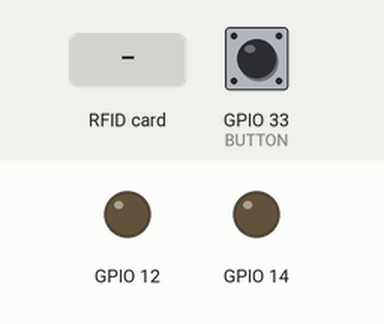
Recording of a sketch running on a simulated ESP32. Shown: output pins drawn as LEDs (lit = HIGH). The inputs (shaded band) are chosen by the test bench; at power-on: GPIO 33 (BUTTON) HIGH. WiFi joins after 1.5 s; servers stay silent unless stated; what the sketch prints to the serial monitor is not drawn.

Above: at 2.7 s.
2.8 s: RFID card 2C 37 B2 6E held to the reader
At 3.4 s:
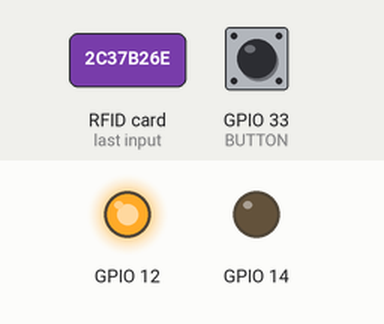
4.3 s: RFID card 83 12 DA 08 held to the reader
7.3 s: GPIO 33 (BUTTON) pulled LOW for 1 s
At 8.5 s:
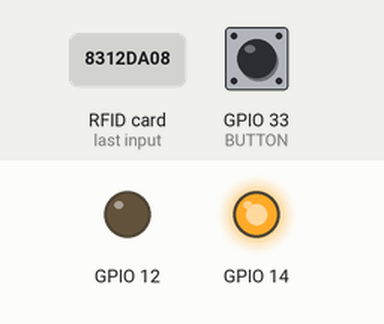
9.8 s: RFID card 41 77 8A 09 held to the reader
12.8 s: GPIO 33 (BUTTON) pulled LOW for 0.15 s
At 13.9 s:
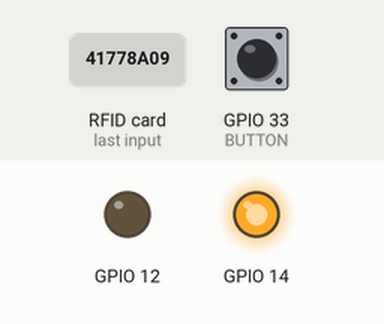
Timing chart, 0 to 15.4 s (numbered marks = the images above; inputs shaded):
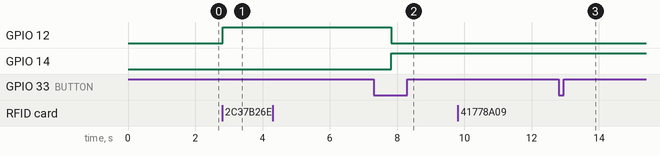

The sketch:

AutomaticBillingSystem.ino
```cpp
#include <WiFi.h>
#include <WebServer.h>
#include <SPI.h>
#include <MFRC522.h>

const char* ssid = "SSID";
const char* password = "PASSWORD*";

WebServer server(80);

#define SS_PIN 21
#define RST_PIN 22
MFRC522 mfrc522(SS_PIN, RST_PIN);

int BUTTON = 33;
int buttonState;

String RFID[3] = {" "," "," "};
String item[3] = {" "," "," "};
int qty[3] = {0,0,0};
int price[3] = {0,0,0};
int cost[3] = {0,0,0};
int j = 0;
String paymentPage = "#";

int totalProducts;
int totalPrice;

void setup() {
  // put your setup code here, to run once:
  Serial.begin(115200);

  pinMode(12, OUTPUT);
  pinMode(14, OUTPUT);
  pinMode(BUTTON, INPUT_PULLUP);

  SPI.begin();
  mfrc522.PCD_Init();

  Serial.println();
  Serial.print("Connecting to ");
  Serial.println(ssid);

  WiFi.begin(ssid, password);

  while (WiFi.status() != WL_CONNECTED) {
        delay(500);
        Serial.print(".");
    }

  Serial.println("");
  Serial.println("WiFi connected.");
  Serial.println("IP address: ");
  Serial.println(WiFi.localIP());

  server.on("/", []()
  {
    String page = "<html><head><title>Automatic Billing System</title></head><style type=\"text/css\">";
    page += "table{border-collapse: collapse;}th {background-color:  #000000 ;color: white;}table,td {border: 4px solid black;font-size: x-large;";
    page += "text-align:center;border-style: groove;border-color: rgb(255,0,0);}</style><body><center>";
    page += "<h1>Automatic Billing System</h1><br><br><table style=\"width: 1200px;height: 450px;\"><tr>";
    page += "<th>ITEMS</th><th>QUANTITY</th><th>COST</th></tr><tr><td>"+String(item[0])+"</td><td>"+String(qty[0])+"</td><td>"+String(cost[0])+"</td></tr>";
    page += "<tr><td>"+String(item[1])+"</td><td>"+String(qty[1])+"</td><td>"+String(cost[1])+"</td></tr><tr><td>"+String(item[2])+"</td><td>"+String(qty[2])+"</td><td>"+String(cost[2])+"</td>";
    page += "</tr><tr><th>Grand Total</th><th>"+String(totalProducts)+"</th><th>"+String(totalPrice)+"</th>";
    page += "</tr></table><br><a href="+paymentPage+"><input type=\"button\" name=\"Pay Now\" value=\"Pay Now\" style=\"width: 200px;height: 50px\"></a></center></body></html>";
    page += "<meta http-equiv=\"refresh\" content=\"2\">";
    server.send(200, "text/html", page);
  });
  server.begin();
}

void loop() {
  // put your main code here, to run repeatedly:
  buttonState = digitalRead(BUTTON);
  server.handleClient();
  if ( ! mfrc522.PICC_IsNewCardPresent())
  {
    return;
  }

  if ( ! mfrc522.PICC_ReadCardSerial())
  {
    return;
  }

  Serial.print("UID tag :");
  String content= "";
  for (byte i = 0; i < mfrc522.uid.size; i++)
  {
     content.concat(String(mfrc522.uid.uidByte[i] < 0x10 ? " 0" : " "));
     content.concat(String(mfrc522.uid.uidByte[i], HEX));
  }

  content.toUpperCase();
  String rfid = content.substring(1);

  if(rfid == RFID[0])
  {
    if(buttonState == 0)
    {
      qty[0] = qty[0] + 1;
    }
    else if(buttonState == 1)
    {
      if(qty[0]>0)
      {
        qty[0] = qty[0] - 1;
      }
      else
      {
        Serial.println("Quantity should be positive");
      }
    }
    cost[0] = qty[0]*price[0];
  }

  else if (rfid == RFID[1])
  {
    if(buttonState == 0)
    {
      qty[1] = qty[1] + 1;
    }
    else if(buttonState == 1)
    {
      if(qty[1]>0)
      {
        qty[1] = qty[1] - 1;
      }

      else
      {
        Serial.println("Quantity should be positive");
      }
    }

    cost[1] = qty[1]*price[1];
  }

  else if (rfid == RFID[2])
  {
    if(buttonState == 0)
    {
      qty[2] = qty[2] + 1;
    }
    else if(buttonState == 1)
    {
      if(qty[2]>0)
      {
        qty[2] = qty[2] - 1;
      }

      else
      {
        Serial.println("Quantity should be positive");
      }
    }
    cost[2] = qty[2]*price[2];
  }

  else
  {
    RFID[j] = rfid;
    qty[j] = qty[j] + 1;

    if(RFID[j] == "2C 37 B2 6E")
    {
      item[j] = "Banana";
      price[j] = 20;
    }
    else if(RFID[j] == "83 12 DA 08")
    {
      item[j] = "Apple";
      price[j] = 30;
    }
    else if(RFID[j] == "41 77 8A 09")
    {
      item[j] = "Cake";
      price[j] = 40;
    }
    cost[j] = qty[j]*price[j];
    j = j+1;
  }

  totalProducts = qty[0]+qty[1]+qty[2];
  totalPrice = cost[0]+cost[1]+cost[2];

  if(totalPrice>0)
  {
    paymentPage = "https://eloquent-wright-2b68f4.netlify.app/";
  }

  else if(totalPrice<=0)
  {
    paymentPage = "#";
  }

  if(WiFi.status()== WL_CONNECTED)
  {
    WiFiClient client;

    if(buttonState == 0)
    {
      digitalWrite(14,HIGH);
      digitalWrite(12,LOW);
      Serial.print(rfid);
      Serial.println(" ADD");
    }
    else if(buttonState == 1)
    {
      digitalWrite(12,HIGH);
      digitalWrite(14,LOW);
      Serial.print(rfid);
      Serial.println(" REMOVE");
    }
  }
  delay(5000);
}
```

Measured:
- after the input at 2.8 s, GPIO 12: LOW → HIGH at once
- after the input at 4.3 s, every drawn part: stays the same
- after the input at 7.3 s, GPIO 12: HIGH → LOW after 0.52 s; GPIO 14: LOW → HIGH after 0.52 s
- after the input at 9.8 s, every drawn part: stays the same
- after the input at 12.8 s, GPIO 12: stays LOW (without the input it goes to HIGH after 0.02 s); GPIO 14: stays HIGH (without the input it goes to LOW after 0.02 s)
